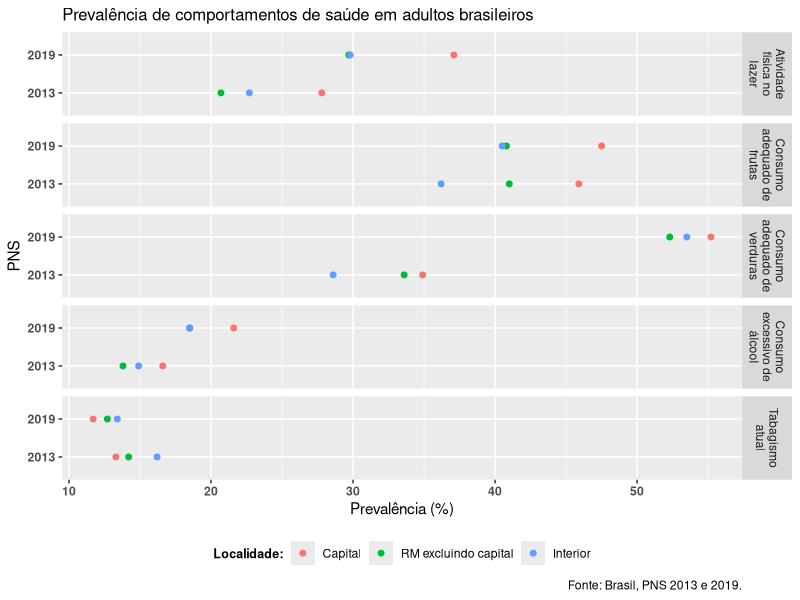
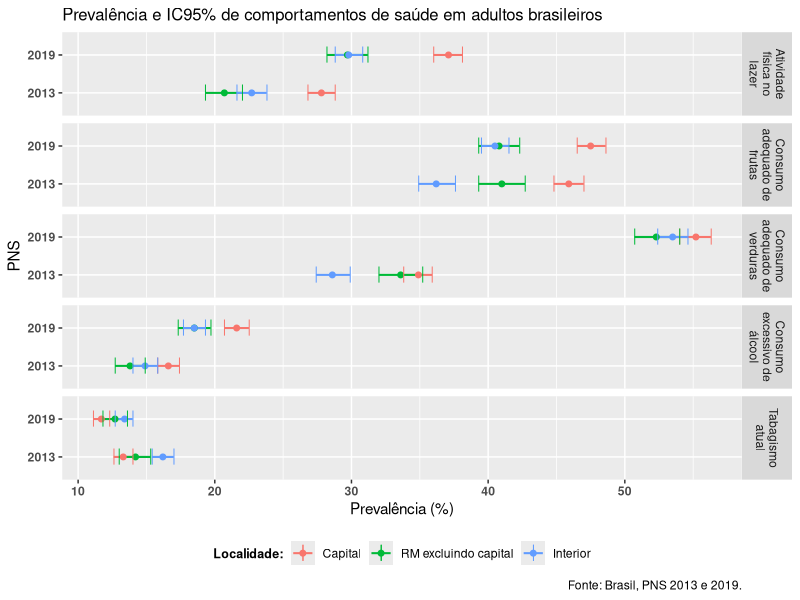
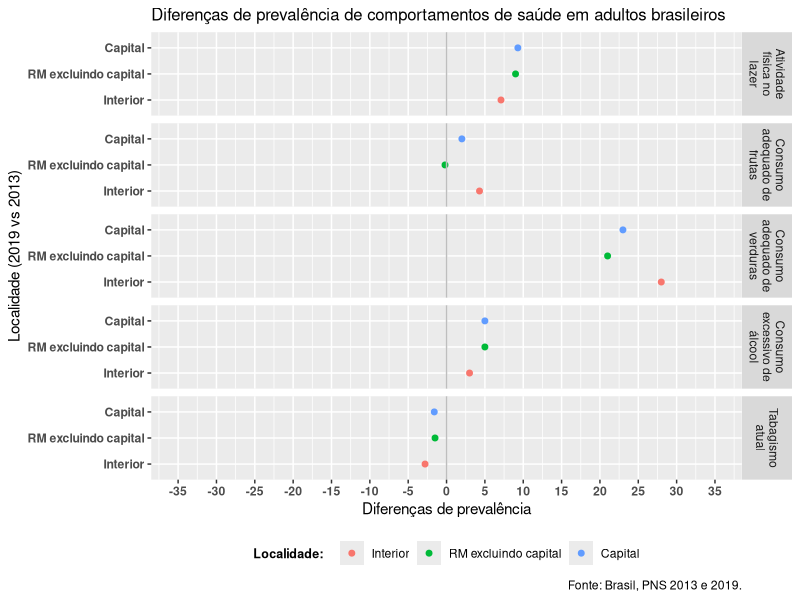
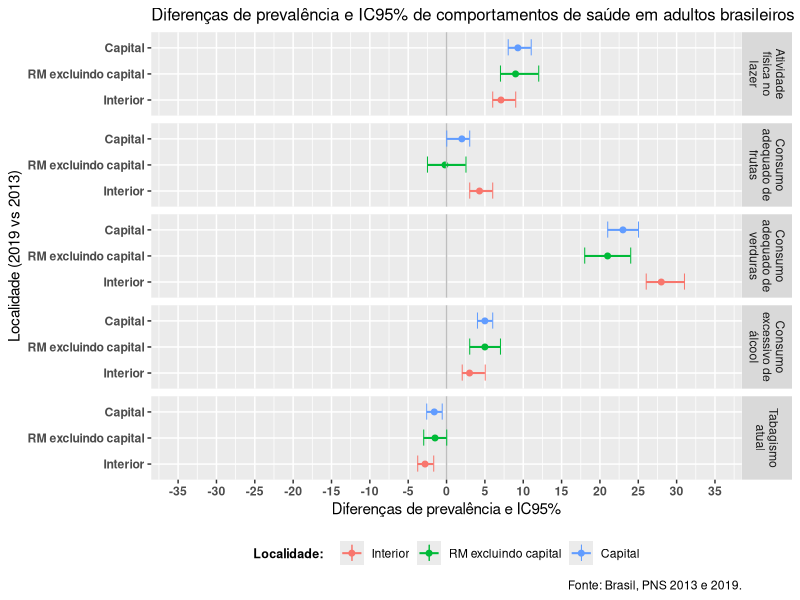

Source code (R) for these figures, in order:
###Artigo equiplot

rm(list=ls())## remover. Realiza um clear
gc()#garbage collector

library(ggplot2)
library(dplyr)
library(readxl)
library(ggpubr)
library(svglite)

d <- read_xlsx("Dados_equiplot_fatores.xlsx")
d <- d %>% filter(local!="Brasil")

d$PNS <- as.factor(d$PNS)
d$local <- factor(d$local,levels = c("Capital","RM excluindo capital","Interior"),labels=c("Capital","RM excluindo capital","Interior"))

##Gráfico Equiplot: Figura 1
g1 <- ggplot(data=d,aes(x=percentual,y=1))+
  facet_grid(Comportamentos~.,scales = "fixed",labeller = label_wrap_gen(width=15))+
  #geom_segment(aes(x=inferior,y=PNS,xend=superior,yend=PNS,color=local),size=0.7)+
  geom_point(aes(x=percentual,y=PNS,color=local),shape=19, size=1.7)+
  #geom_point(aes(x=inferior,y=PNS,color=local),shape="|",size=4)+
  #geom_point(aes(x=superior,y=PNS,color=local),shape="|",size=4)+
  labs(x="Prevalência (%)" , y= "PNS", title = "Prevalência de comportamentos de saúde em adultos brasileiros", caption = "Fonte: Brasil, PNS 2013 e 2019.")+
  theme(plot.title = element_text(size = 12))+
  theme(legend.position = "bottom",axis.text = element_text(face="bold"))+
  theme(legend.title = element_text(face = "bold", size= 9))+
  labs(colour = "Localidade:", size = 5); g1
  #scale_colour_grey(start = 0.0, end = .8)
  #theme_bw()

ggsave("Figura_1.pdf",units = "cm",width = 30,height = 15)
ggsave("Figura_1.svg",units = "cm",width = 30,height = 15)
ggsave("Figura_1.jpg",units = "cm",width = 30,height = 15)
ggsave("Figura_1.TIFF",units = "cm",width = 30,height = 15)


##Gráfico Equiplot: Figura 2
g2 <- ggplot(data=d,aes(x=percentual,y=1))+
  facet_grid(Comportamentos~.,scales = "fixed",labeller = label_wrap_gen(width=15))+
  geom_segment(aes(x=inferior,y=PNS,xend=superior,yend=PNS,color=local),size=0.7)+
  geom_point(aes(x=percentual,y=PNS,color=local),shape=19, size=1.7)+
  geom_point(aes(x=inferior,y=PNS,color=local),shape="|",size=4)+
  geom_point(aes(x=superior,y=PNS,color=local),shape="|",size=4)+
  labs(x="Prevalência (%)" , y= "PNS", title = "Prevalência e IC95% de comportamentos de saúde em adultos brasileiros", caption = "Fonte: Brasil, PNS 2013 e 2019.")+
  theme(plot.title = element_text(size = 12))+
  theme(legend.position = "bottom",axis.text = element_text(face="bold"))+
  theme(legend.title = element_text(face = "bold", size= 9))+
  labs(colour = "Localidade:", size = 5); g2
#scale_colour_grey(start = 0.0, end = .8)
#theme_bw()

ggsave("Figura_2.pdf",units = "cm",width = 30,height = 15)
ggsave("Figura_2.svg",units = "cm",width = 30,height = 15)
ggsave("Figura_2.jpg",units = "cm",width = 30,height = 15)
ggsave("Figura_2.TIFF",units = "cm",width = 30,height = 15)

##Diferença absoluta (2019 vs 2013)

d_dif <- read_xlsx("Dados_equiplot_fatores_dif.xlsx")
d_dif$local <- factor(d_dif$local,levels = c("Interior","RM excluindo capital","Capital"),labels=c("Interior","RM excluindo capital","Capital"))
d_dif$Comportamentos <- factor(d_dif$Comportamentos)
n <- abs(max(d_dif$superior))
n <- (n+0:4)[which((n+0:4)%%5==0)] # Busco o multiplo de 5, para fazer o tic do eixo x simetrico.


##Gráfico Equiplot: Figura 3
g3 <- ggplot(data=d_dif,aes(x=diferenca,y=1))+
  facet_grid(Comportamentos~.,scales = "fixed",labeller = label_wrap_gen(width=15))+
  geom_point(aes(x=diferenca,y=local,color=local),shape=19, size=1.7)+
  scale_x_continuous(limits=c(-n,n), breaks=seq(-n,n,5) )+
  geom_vline(xintercept = 0,color="grey")+
  labs(x="Diferenças de prevalência" , y= "Localidade (2019 vs 2013)", title = "Diferenças de prevalência de comportamentos de saúde em adultos brasileiros", caption = "Fonte: Brasil, PNS 2013 e 2019.")+
  theme(plot.title = element_text(size = 12))+
  theme(legend.position = "bottom",axis.text = element_text(face="bold"))+
  theme(legend.title = element_text(face = "bold", size= 9))+
  labs(colour = "Localidade:   ", size = 5); g3

ggsave("Figura_3.pdf",units = "cm",width = 30,height = 15)
ggsave("Figura_3.svg",units = "cm",width = 30,height = 15)
ggsave("Figura_3.jpg",units = "cm",width = 30,height = 15)
ggsave("Figura_3.TIFF",units = "cm",width = 30,height = 15)


##Gráfico Equiplot: Figura 4
g4 <- ggplot(data=d_dif,aes(x=diferenca,y=1))+
  facet_grid(Comportamentos~.,scales = "fixed",labeller = label_wrap_gen(width=15))+
  geom_point(aes(x=diferenca,y=local,color=local),shape=19, size=1.7)+
  scale_x_continuous(limits=c(-n,n), breaks=seq(-n,n,5) )+
  geom_vline(xintercept = 0,color="grey")+
  geom_segment(aes(x=inferior,y=local,xend=superior,yend=local,color=local),size=0.7)+
  geom_point(aes(x=inferior,y=local,color=local),shape="|",size=4)+
  geom_point(aes(x=superior,y=local,color=local),shape="|",size=4)+
  labs(x="Diferenças de prevalência e IC95%" , y= "Localidade (2019 vs 2013)", title = "Diferenças de prevalência e IC95% de comportamentos de saúde em adultos brasileiros", caption = "Fonte: Brasil, PNS 2013 e 2019.")+
  theme(plot.title = element_text(size = 12))+
  theme(legend.position = "bottom",axis.text = element_text(face="bold"))+
  theme(legend.title = element_text(face = "bold", size= 9))+
  labs(colour = "Localidade:   ", size = 5); g4

ggsave("Figura_4.pdf",units = "cm",width = 30,height = 15)
ggsave("Figura_4.svg",units = "cm",width = 30,height = 15)
ggsave("Figura_4.jpg",units = "cm",width = 30,height = 15)
ggsave("Figura_4.TIFF",units = "cm",width = 30,height = 15)
